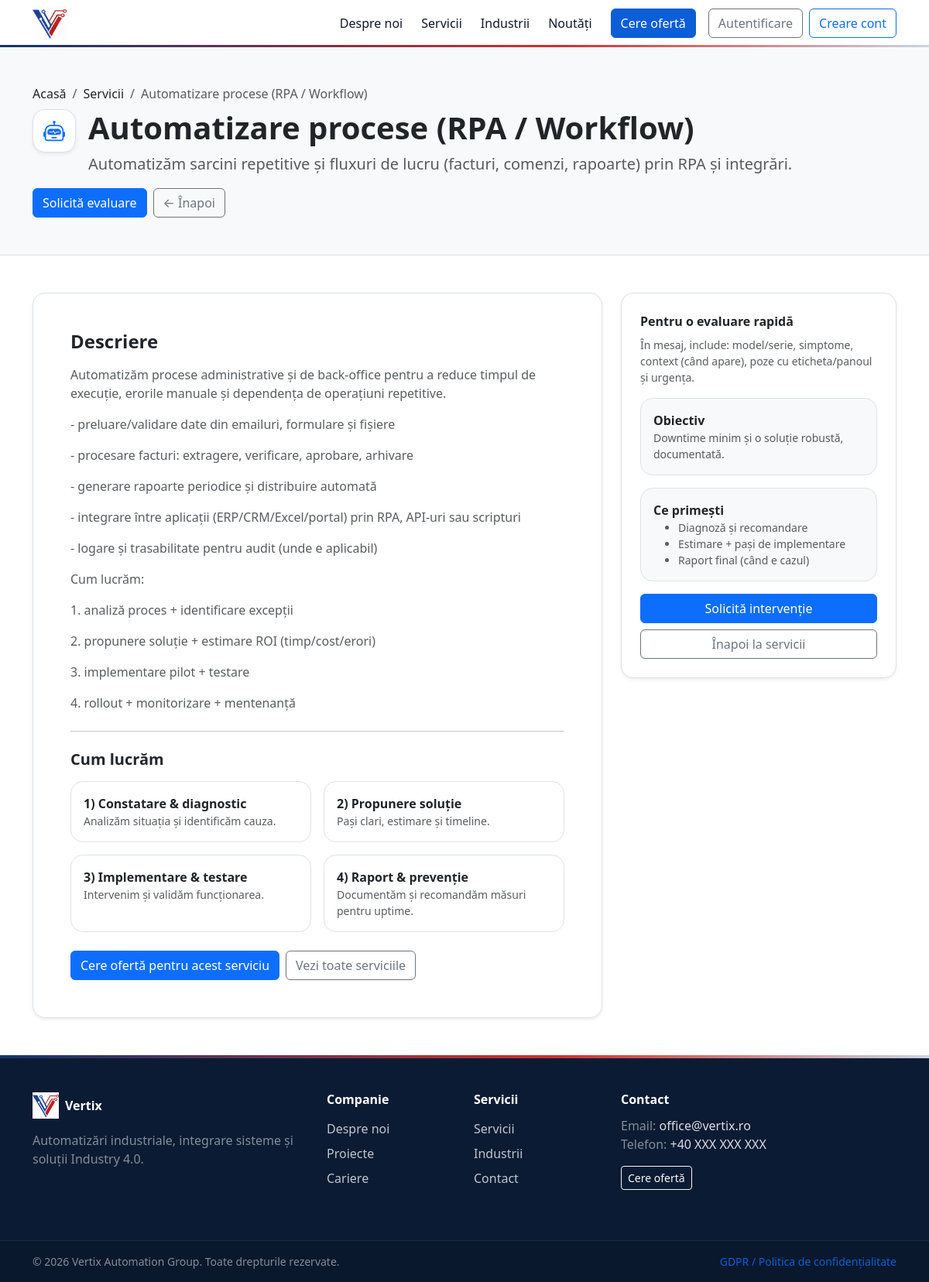
Page /ro/servicii/automatizare-procese-rpa-workflow/ on the committed database.
### website/models.py (models this page shows, shortened)
class Service(models.Model):
    title = models.CharField(max_length=200)
    slug = models.SlugField(unique=True, blank=True)
    short = models.CharField(max_length=260, blank=True)
    description = models.TextField(blank=True)
    icon = models.CharField(
        max_length=50,
        blank=True,
        help_text="Ex: bi bi-gear, bi bi-robot, bi bi-wrench"
    )
    is_featured = models.BooleanField(default=False)
    class Meta:
        ordering = ["title"]

### website/views.py (the view)
# urls.py: path("servicii/<slug:slug>/", views.service_detail, name="service_detail"),
def service_detail(request, slug):
    s = get_site_settings()
    if not s.services_enabled:
        return redirect("home")
    service = get_object_or_404(Service, slug=slug)
    return render(request, "website/service_detail.html", {
        "site_settings": s,
        "service": service,
    })

### portal/security.py (called while the page is built)
def get_client_ip(request):
    xff = request.META.get("HTTP_X_FORWARDED_FOR")
    if xff:
        return xff.split(",")[0].strip()
    return request.META.get("REMOTE_ADDR")

### website/context_processors.py (called while the page is built)
def site_settings(request):
    return {"site_settings": get_site_settings()}

def popup_messages(request):
    now = timezone.now()
    qs = PopUpMessage.objects.filter(is_enabled=True).filter(
        Q(start_at__isnull=True) | Q(start_at__lte=now),
        Q(end_at__isnull=True) | Q(end_at__gte=now),
    ).order_by("priority", "-created_at")
    return {"popup_messages": list(qs[:3])}  # sau [:1]

### website/templates/website/service_detail.html
{% extends "website/base.html" %}
{% load i18n %}
{% block content %}
<section class="bg-light border-bottom">
  <div class="container py-4 py-lg-5">
    <nav aria-label="breadcrumb">
      <ol class="breadcrumb mb-2">
        <li class="breadcrumb-item">
          <a href="{% url 'home' %}">{% trans "Acasă" %}</a>
        </li>
        <li class="breadcrumb-item">
          <a href="{% url 'services_list' %}">{% trans "Servicii" %}</a>
        </li>
        <li class="breadcrumb-item active" aria-current="page">
          {{ service.title }}
        </li>
      </ol>
    </nav>
    <div class="d-flex flex-wrap align-items-center justify-content-between gap-3">
      <div class="d-flex align-items-start gap-3">
        <div class="rounded-4 bg-white border d-flex align-items-center justify-content-center shadow-sm"
             style="width:56px;height:56px;">
          {% if service.icon %}
            <i class="{{ service.icon }} fs-3 text-primary"></i>
          {% else %}
            <i class="bi bi-gear fs-3 text-muted"></i>
          {% endif %}
        </div>
        <div>
          <h1 class="display-6 fw-semibold mb-2">{{ service.title }}</h1>
          {% if service.short %}
            <p class="lead text-muted mb-0">{{ service.short }}</p>
          {% else %}
            <p class="text-muted mb-0">
              {% trans "Detalii despre acest serviciu, metodologie și opțiuni de ofertare." %}
            </p>
          {% endif %}
        </div>
      </div>
      <div class="d-flex gap-2">
        <a class="btn btn-primary" href="{% url 'contact' %}?service={{ service.slug }}">
          {% trans "Solicită evaluare" %}
        </a>
        <a class="btn btn-outline-secondary" href="{% url 'services_list' %}">
          ← {% trans "Înapoi" %}
        </a>
      </div>
    </div>
  </div>
</section>
<section class="container py-5">
  <div class="row g-4">
    <div class="col-lg-8">
      <div class="bg-white border rounded-4 shadow-sm p-4 p-lg-5">
        <h2 class="h4 fw-semibold mb-3">{% trans "Descriere" %}</h2>
        {% if service.description %}
          <div class="text-muted">
            {{ service.description|linebreaks }}
          </div>
        {% else %}
          <div class="text-muted">
            {% trans "Descrierea acestui serviciu va fi adăugată în curând." %}
          </div>
        {% endif %}
        <hr class="my-4">
        <h3 class="h5 fw-semibold mb-3">{% trans "Cum lucrăm" %}</h3>
        <div class="row g-3">
          <div class="col-md-6">
            <div class="border rounded-4 p-3 h-100">
              <div class="fw-semibold">{% trans "1) Constatare & diagnostic" %}</div>
              <div class="text-muted small">{% trans "Analizăm situația și identificăm cauza." %}</div>
            </div>
          </div>
          <div class="col-md-6">
            <div class="border rounded-4 p-3 h-100">
              <div class="fw-semibold">{% trans "2) Propunere soluție" %}</div>
              <div class="text-muted small">{% trans "Pași clari, estimare și timeline." %}</div>
            </div>
          </div>
          <div class="col-md-6">
            <div class="border rounded-4 p-3 h-100">
              <div class="fw-semibold">{% trans "3) Implementare & testare" %}</div>
              <div class="text-muted small">{% trans "Intervenim și validăm funcționarea." %}</div>
            </div>
          </div>
          <div class="col-md-6">
            <div class="border rounded-4 p-3 h-100">
              <div class="fw-semibold">{% trans "4) Raport & prevenție" %}</div>
              <div class="text-muted small">{% trans "Documentăm și recomandăm măsuri pentru uptime." %}</div>
            </div>
          </div>
        </div>
        <div class="mt-4 d-flex flex-wrap gap-2">
          <a class="btn btn-primary" href="{% url 'contact' %}?service={{ service.slug }}">
            {% trans "Cere ofertă pentru acest serviciu" %}
          </a>
          <a class="btn btn-outline-secondary" href="{% url 'services_list' %}">
            {% trans "Vezi toate serviciile" %}
          </a>
        </div>
      </div>
    </div>
    <div class="col-lg-4">
      <div class="bg-white border rounded-4 shadow-sm p-4">
        <div class="fw-semibold mb-2">{% trans "Pentru o evaluare rapidă" %}</div>
        <div class="text-muted small mb-3">
          {% trans "În mesaj, include: model/serie, simptome, context (când apare), poze cu eticheta/panoul și urgența." %}
        </div>
        <div class="p-3 bg-light border rounded-4 mb-3">
          <div class="fw-semibold">{% trans "Obiectiv" %}</div>
          <div class="text-muted small">
            {% trans "Downtime minim și o soluție robustă, documentată." %}
          </div>
        </div>
        <div class="p-3 bg-light border rounded-4 mb-3">
          <div class="fw-semibold">{% trans "Ce primești" %}</div>
          <ul class="text-muted small mb-0">
            <li>{% trans "Diagnoză și recomandare" %}</li>
            <li>{% trans "Estimare + pași de implementare" %}</li>
            <li>{% trans "Raport final (când e cazul)" %}</li>
          </ul>
        </div>
        <a class="btn btn-primary w-100" href="{% url 'contact' %}?service={{ service.slug }}">
          {% trans "Solicită intervenție" %}
        </a>
        <a class="btn btn-outline-secondary w-100 mt-2" href="{% url 'services_list' %}">
          {% trans "Înapoi la servicii" %}
        </a>
      </div>
    </div>
  </div>
</section>
{% endblock %}

### website/static/website/css/styles.css (style rules this page uses)
:root { --link-color: #0b5ed7; --link-hover: #06357a; }
a { color: var(--link-color); text-decoration: none; }
.nav-link, .breadcrumb a { color: #212529; }

### rows in the picture
Service: title "Automatizare procese (RPA / Workflow)", short "Automatizăm sarcini repetitive și fluxuri de lucru (facturi, comenzi, rapoarte) prin RPA și integrări.", description "Automatizăm procese administrative și de back-office pentru a reduce timpul de execuție, erorile manuale și dependența de operațiuni repetitive. - preluare/validare date din emailuri, formulare și fișiere - procesare facturi: extragere, verificare, aprobare, arhivare - generare rapoarte periodice și distribuire automată - integrare între aplicații (ERP/CRM/Excel/portal) prin RPA, API-uri sau scripturi - logare și trasabilitate pentru audit (unde e aplicabil) Cum lucrăm: 1. analiză proces + identificare excepții 2. propunere soluție + estimare ROI (timp/cost/erori) 3. implementare pilot + testare 4. rollout + monitorizare + mentenanță"
